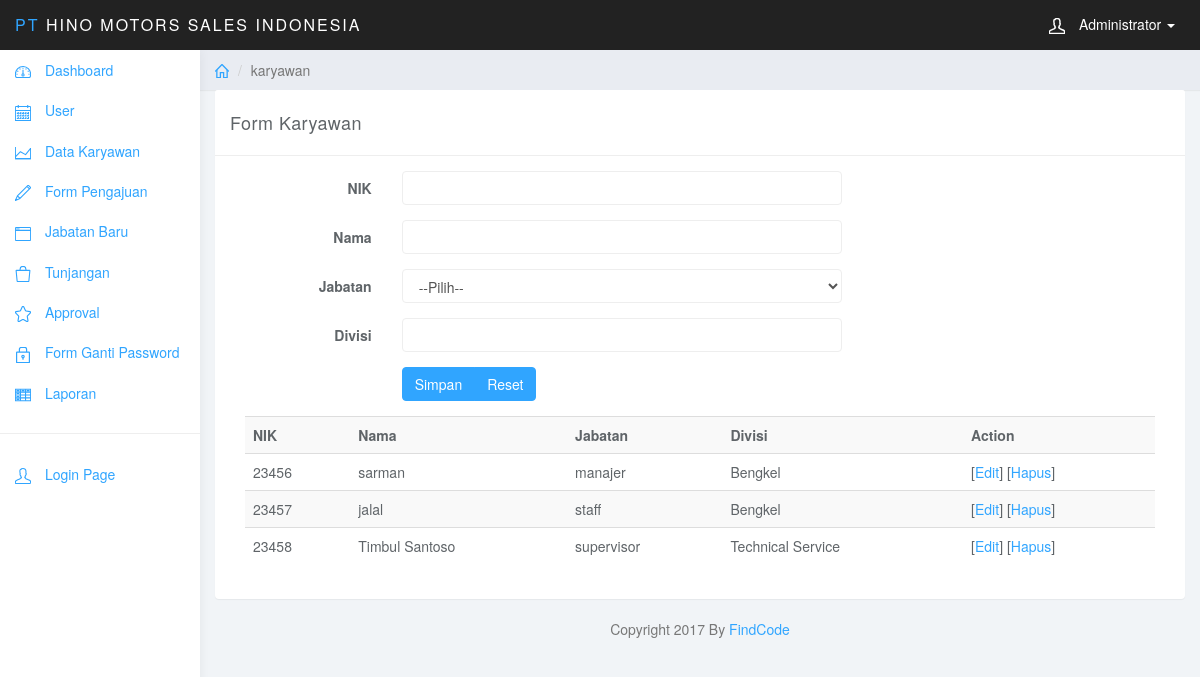
Page /index.php?page=karyawan (signed in) on the committed database.
### tables this page shows
CREATE TABLE IF NOT EXISTS `karyawan_tb` (
  `nik` int(20) NOT NULL,
  `nama` varchar(50) NOT NULL,
  `jabatan` int(11) NOT NULL,
  `divisi` varchar(20) NOT NULL
);

CREATE TABLE IF NOT EXISTS `jabatan_tb` (
  `id` int(11) NOT NULL,
  `nama_jabatan` varchar(20) NOT NULL
);

### page/karyawan.php (the view, shortened to what this page needs)
<div class="panel panel-default">
    <div class="panel-heading">Form Karyawan</div>
    <div class="panel-body">
        <div class="col-lg-8">
            <form class="form-horizontal" action="act/karsv.php" method="post">
                <div class="form-group">
                    <label for="" class="control-label col-sm-3">NIK</label>
                    <div class="col-sm-9">
                        <input type="text" name="nik" class="form-control" required>
                    </div>
                </div>
                <div class="form-group">
                    <label for="" class="control-label col-sm-3">Nama</label>
                    <div class="col-sm-9">
                        <input type="text" name="nama" class="form-control" required>
                    </div>
                </div>
                <div class="form-group">
                    <label for="" class="control-label col-sm-3">Jabatan</label>
                    <div class="col-sm-9">
                        <select name="jabatan" class="form-control" required>
                            <option value="">--Pilih--</option>
                        </select>
                    </div>
                </div>
                <div class="form-group">
                    <label for="" class="control-label col-sm-3">Divisi</label>
                    <div class="col-sm-9">
                        <input type="text" name="divisi" class="form-control" required>
                    </div>
                </div>
                <div class="form-group">
                    <div class="btn-group col-sm-9 col-sm-offset-3">
                        <button class="btn btn-primary" type="submit" >Simpan</button>
                        <button class="btn btn-primary" type="reset" >Reset</button>
                    </div>
                </div>
            </form>
        </div>
        <div class="col-lg-4">
        </div>
        <div class="col-sm-12">
            <div class="table-responsive">
                <table class="table table-striped">
                    <tr>
                        <th>NIK</th>
                        <th>Nama</th>
                        <th>Jabatan</th>
                        <th>Divisi</th>
                        <th>Action</th>
                    </tr>
                    <?php
                    $r = $con->query("SELECT karyawan_tb.*, jabatan_tb.nama_jabatan FROM karyawan_tb INNER JOIN jabatan_tb ON karyawan_tb.jabatan = jabatan_tb.id");
                    while ($rr = $r->fetch_array()) {
                        ?>
                        <tr>
                            <td><?php echo $rr['nik'];?></td>
                            <td><?php echo $rr['nama'];?></td>
                            <td><?php echo $rr['nama_jabatan'];?></td>
                            <td><?php echo $rr['divisi'];?></td>
                            <td>[<a href="index.php?page=kare&id=<?php echo $rr['nik'];?>">Edit</a>] [<a href="act/kardel.php?id=<?php echo $rr['nik'];?>" onclick="return confirm('Yakin ingin hpus data ?')">Hapus</a>]</td>
                        </tr>
                        <?php
                    }
                    ?>
                </table>
            </div>
        </div>
    </div>
</div>

### css/styles.css (style rules this page uses)
body { background: #f1f4f7; padding-top: 50px; color: #5f6468; }
a, a:hover, a:focus { color: #30a5ff; }
.form-control { border: 1px solid #eee; box-shadow: none; }
.btn-primary, .btn-primary:hover, .btn-primary:focus, .btn-primary:active, .btn-primary.active, .open > .dropdown-toggle.btn-primary, .btn-primary.disabled, .btn-primary[disabled], fieldset[disabled] .btn-primary, .btn-primary.disabled:hover, .btn-primary[disabled]:hover, fieldset[disabled] .btn-primary:hover, .btn-primary.disabled:focus, .btn-primary[disabled]:focus, fieldset[disabled] .btn-primary:focus, .btn-primary.disabled:active, .btn-primary[disabled]:active, fieldset[disabled] .btn-primary:active, .btn-primary.disabled.active, .btn-primary[disabled].active, fieldset[disabled] .btn-primary.active { background-color: #30a5ff; border-color: #30a5ff; }
.panel { border: 0; }
.panel-heading { font-size: 18px; font-weight: 300; letter-spacing: 0.025em; height: 66px; line-height: 45px; }
.panel-default .panel-heading { background: #fff; border-bottom: 1px solid #eee; color: #5f6468; }
.table { background: #fff; }

### rows in the picture
karyawan_tb: nik "23456", nama "sarman", jabatan_tb.nama_jabatan "manajer", divisi "Bengkel"
karyawan_tb: nik "23457", nama "jalal", jabatan_tb.nama_jabatan "staff", divisi "Bengkel"
karyawan_tb: nik "23458", nama "Timbul Santoso", jabatan_tb.nama_jabatan "supervisor", divisi "Technical Service"

### other values in the picture
$u "Administrator"
$page "karyawan"
